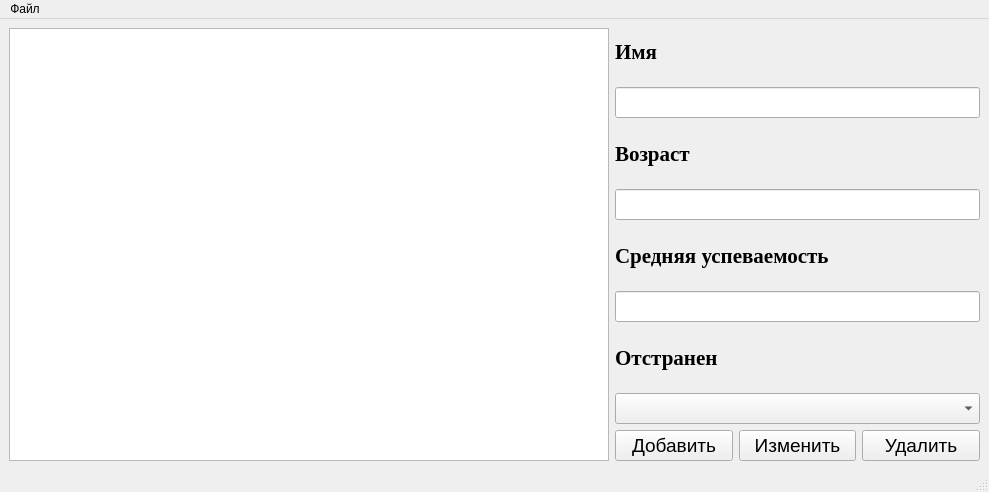
<?xml version="1.0" encoding="UTF-8"?>
<ui version="4.0">
 <class>MainWindow</class>
 <widget class="QMainWindow" name="MainWindow">
  <property name="geometry">
   <rect>
    <x>0</x>
    <y>0</y>
    <width>989</width>
    <height>492</height>
   </rect>
  </property>
  <property name="windowTitle">
   <string>MainWindow</string>
  </property>
  <widget class="QWidget" name="centralwidget">
   <layout class="QGridLayout" name="gridLayout_2">
    <item row="0" column="0" rowspan="2">
     <widget class="QTableView" name="table">
      <property name="minimumSize">
       <size>
        <width>600</width>
        <height>0</height>
       </size>
      </property>
     </widget>
    </item>
    <item row="1" column="1">
     <layout class="QHBoxLayout" name="horizontalLayout">
      <item>
       <widget class="QPushButton" name="addButton">
        <property name="font">
         <font>
          <pointsize>14</pointsize>
          <weight>50</weight>
          <bold>false</bold>
         </font>
        </property>
        <property name="text">
         <string>Добавить</string>
        </property>
       </widget>
      </item>
      <item>
       <widget class="QPushButton" name="changeButton">
        <property name="font">
         <font>
          <pointsize>14</pointsize>
          <weight>50</weight>
          <bold>false</bold>
         </font>
        </property>
        <property name="text">
         <string>Изменить</string>
        </property>
       </widget>
      </item>
      <item>
       <widget class="QPushButton" name="deleteButton">
        <property name="font">
         <font>
          <pointsize>14</pointsize>
          <weight>50</weight>
          <bold>false</bold>
         </font>
        </property>
        <property name="text">
         <string>Удалить</string>
        </property>
       </widget>
      </item>
     </layout>
    </item>
    <item row="0" column="1">
     <layout class="QGridLayout" name="gridLayout">
      <property name="verticalSpacing">
       <number>12</number>
      </property>
      <item row="6" column="0">
       <widget class="QLabel" name="label_4">
        <property name="font">
         <font>
          <family>Times New Roman</family>
          <pointsize>16</pointsize>
          <weight>75</weight>
          <bold>true</bold>
         </font>
        </property>
        <property name="text">
         <string>Отстранен</string>
        </property>
       </widget>
      </item>
      <item row="3" column="0">
       <widget class="QLineEdit" name="age">
        <property name="font">
         <font>
          <pointsize>14</pointsize>
         </font>
        </property>
       </widget>
      </item>
      <item row="0" column="0">
       <widget class="QLabel" name="label">
        <property name="font">
         <font>
          <family>Times New Roman</family>
          <pointsize>16</pointsize>
          <weight>75</weight>
          <bold>true</bold>
         </font>
        </property>
        <property name="text">
         <string>Имя</string>
        </property>
       </widget>
      </item>
      <item row="4" column="0">
       <widget class="QLabel" name="label_3">
        <property name="font">
         <font>
          <family>Times New Roman</family>
          <pointsize>16</pointsize>
          <weight>75</weight>
          <bold>true</bold>
         </font>
        </property>
        <property name="text">
         <string>Средняя успеваемость</string>
        </property>
       </widget>
      </item>
      <item row="7" column="0">
       <widget class="QComboBox" name="isSuspended">
        <property name="font">
         <font>
          <pointsize>14</pointsize>
         </font>
        </property>
       </widget>
      </item>
      <item row="1" column="0">
       <widget class="QLineEdit" name="name">
        <property name="font">
         <font>
          <pointsize>14</pointsize>
         </font>
        </property>
       </widget>
      </item>
      <item row="2" column="0">
       <widget class="QLabel" name="label_2">
        <property name="font">
         <font>
          <family>Times New Roman</family>
          <pointsize>16</pointsize>
          <weight>75</weight>
          <bold>true</bold>
         </font>
        </property>
        <property name="text">
         <string>Возраст</string>
        </property>
       </widget>
      </item>
      <item row="5" column="0">
       <widget class="QLineEdit" name="averScore">
        <property name="font">
         <font>
          <pointsize>14</pointsize>
         </font>
        </property>
       </widget>
      </item>
     </layout>
    </item>
   </layout>
  </widget>
  <widget class="QMenuBar" name="menubar">
   <property name="geometry">
    <rect>
     <x>0</x>
     <y>0</y>
     <width>989</width>
     <height>21</height>
    </rect>
   </property>
   <widget class="QMenu" name="menu">
    <property name="title">
     <string>Файл</string>
    </property>
    <addaction name="action"/>
    <addaction name="action_2"/>
   </widget>
   <addaction name="menu"/>
  </widget>
  <widget class="QStatusBar" name="statusbar"/>
  <action name="action">
   <property name="text">
    <string>Открыть...</string>
   </property>
  </action>
  <action name="action_2">
   <property name="text">
    <string>Сохранить как...</string>
   </property>
  </action>
 </widget>
 <resources/>
 <connections/>
</ui>
